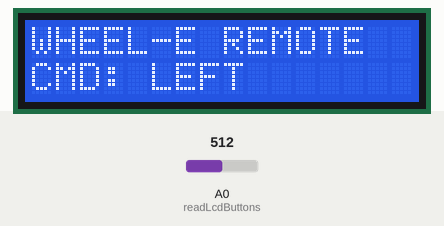
This program was run on a simulated Arduino Uno, built with avr-gcc and run on an emulated ATmega328P. Parts: 16×2 character LCD. Inputs (shaded band) come from the test bench; at power-on: A0 (readLcdButtons) = 512. What the program prints to the serial monitor is not drawn.

Above: at 1.2 s.
1.3 s: A0 (readLcdButtons) set to 560
At 1.7 s:
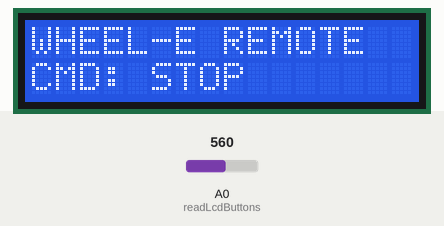
2.8 s: A0 (readLcdButtons) set to 370
At 4.0 s:
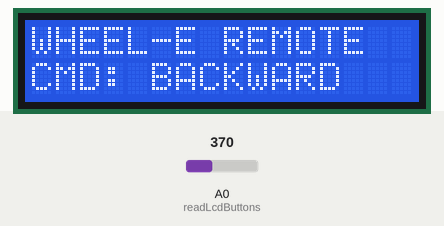
4.3 s: A0 (readLcdButtons) set to 185
At 5.2 s:
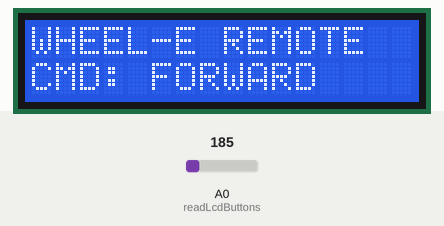
5.8 s: A0 (readLcdButtons) set to 40
At 6.3 s:
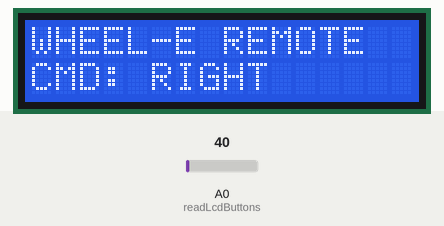
7.3 s: A0 (readLcdButtons) set to 60
At 8.5 s:
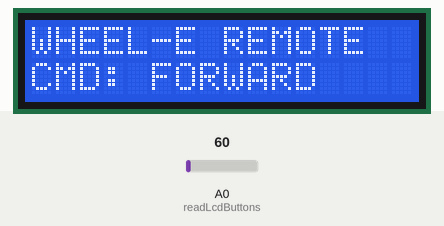
8.8 s: A0 (readLcdButtons) set to 0
At 9.8 s:
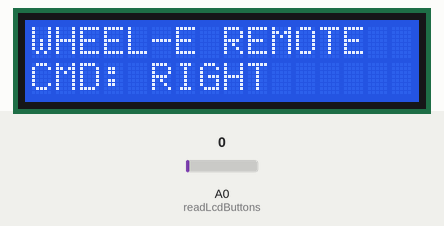
Timing chart, 0 to 11.3 s (numbered marks = the images above; inputs shaded):
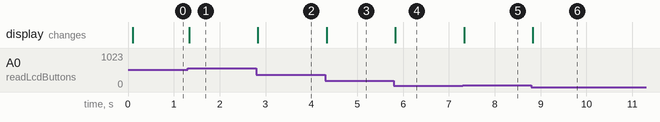

The program:

main.cpp
```cpp
#include <Arduino.h>
#include <LiquidCrystal.h>
#include <avr/wdt.h>

LiquidCrystal lcd(8, 9, 4, 5, 6, 7);

int lastButtonState = 5;  // Default: no button pressed

// ── Analog Button Reader ──────────────────────────────────────────────────────
int readLcdButtons() {
    int val = analogRead(A0);
    if (val > 1000) return 5;  // No button
    if (val < 50)   return 0;  // Right
    if (val < 195)  return 1;  // Up
    if (val < 380)  return 2;  // Down
    if (val < 550)  return 3;  // Left
    if (val < 790)  return 4;  // Select
    return 5;
}

// ─────────────────────────────────────────────────────────────────────────────
void setup() {
    // 2-second hardware watchdog — automatically resets if the sketch hangs
    wdt_enable(WDTO_2S);

    Serial.begin(115200);  // Communicate with ESP32 via logic-level shifter
    lcd.begin(16, 2);
    lcd.clear();
    lcd.setCursor(0, 0);
    lcd.print("WHEEL-E REMOTE");
    lcd.setCursor(0, 1);
    lcd.print("Status: Ready");

    wdt_reset();
}

// ─────────────────────────────────────────────────────────────────────────────
void loop() {
    wdt_reset();  // Keep watchdog fed — must run within 2 s

    int currentButtonState = readLcdButtons();

    // Transmit only on edge transitions — keeps the serial bus clean
    if (currentButtonState != lastButtonState) {
        delay(30);  // Software debounce window
        currentButtonState = readLcdButtons();
        if (currentButtonState != lastButtonState) {
            lastButtonState = currentButtonState;
            lcd.setCursor(0, 1);
            switch (currentButtonState) {
                case 0: lcd.print("CMD: RIGHT      "); Serial.print('R'); break;
                case 1: lcd.print("CMD: FORWARD    "); Serial.print('F'); break;
                case 2: lcd.print("CMD: BACKWARD   "); Serial.print('B'); break;
                case 3: lcd.print("CMD: LEFT       "); Serial.print('L'); break;
                case 4:
                case 5: lcd.print("CMD: STOP       "); Serial.print('S'); break;
            }
        }
    }
}
```

Measured:
- after the input at 1.3 s, the display: changes at once (image 1)
- after the input at 2.8 s, the display: changes at once (image 2)
- after the input at 4.3 s, the display: changes at once (image 3)
- after the input at 5.8 s, the display: changes at once (image 4)
- after the input at 7.3 s, the display: changes at once (image 5)
- after the input at 8.8 s, the display: changes at once (image 6)
